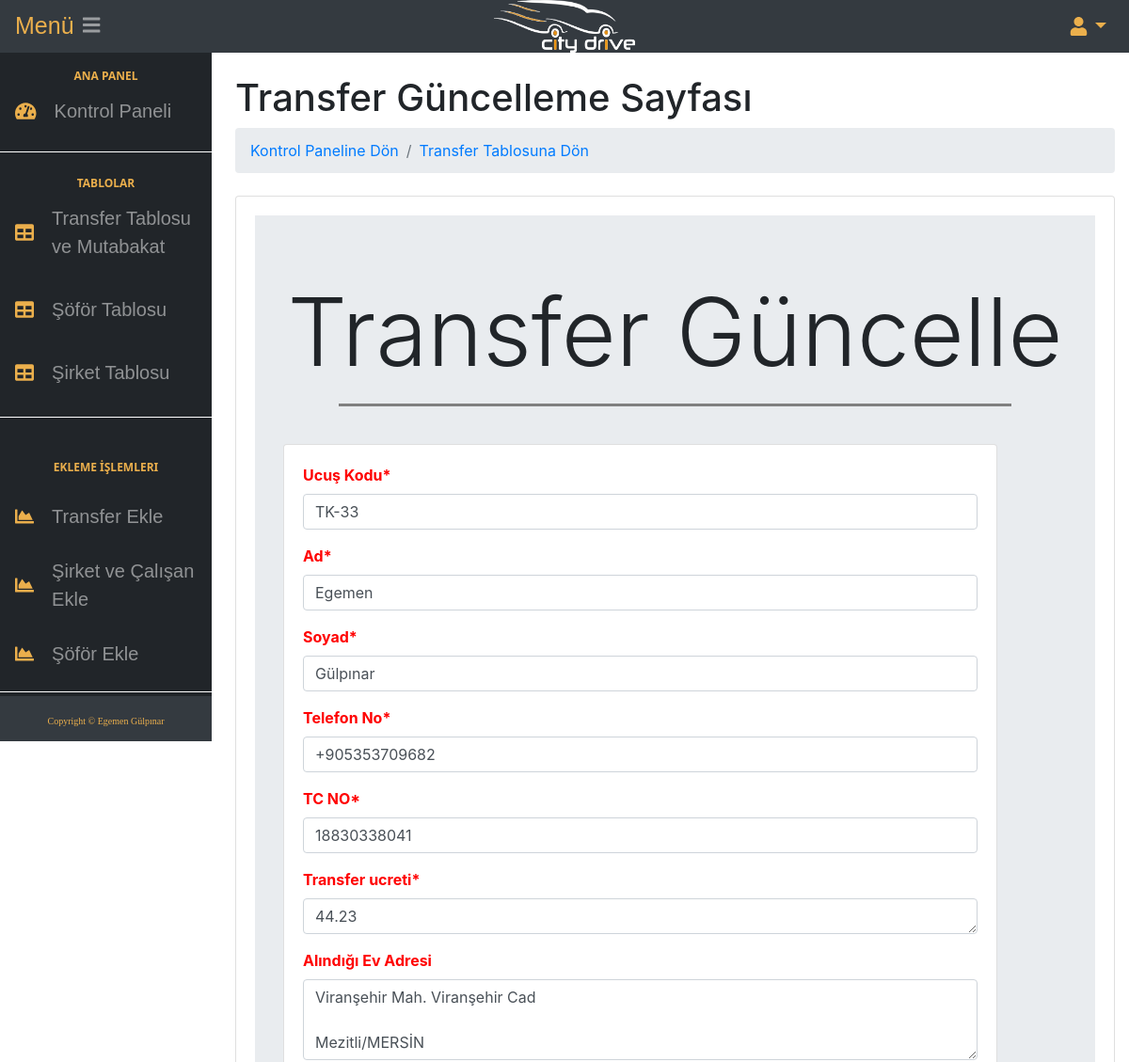
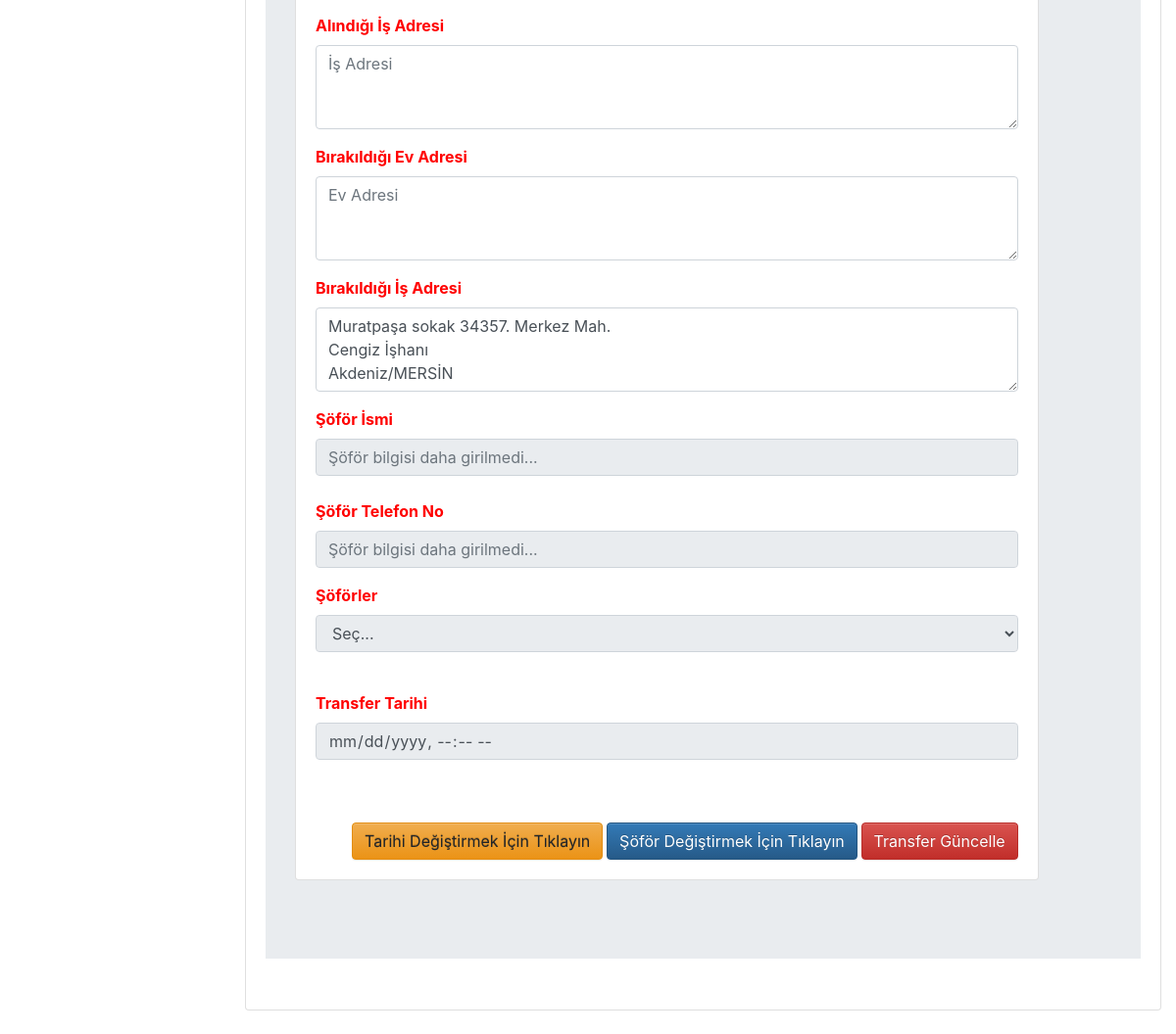
The app's page /update/296 with its own data (2 pictures, top to bottom).
### musteriapp/models.py (models this page shows, shortened)
class Musteri(models.Model):
    sirket_bilgisi = models.ForeignKey(Sirket,on_delete = models.CASCADE,verbose_name="Şirket Bilgisi",related_name ="sirket_bilgisi",null=True)
    adi = models.CharField(max_length =50,verbose_name = "Ad",null=True)
    soyad = models.CharField(max_length =50,verbose_name = "Soyad",null=True)
    is_adresi = models.CharField(max_length=150,verbose_name="İş Adresi",default="",blank=True)
    ev_adresi = models.CharField(max_length=150,verbose_name ="Ev Adresi",default="",blank=True)
    birakildigi_is_adresi = models.CharField(max_length=150,verbose_name ="Ev Adresi",default="",blank=True)
    birakildigi_ev_adresi = models.CharField(max_length=150,verbose_name ="Ev Adresi",default="",blank=True)
    alindigi_adres = models.CharField(max_length=150,verbose_name="Alındığı Adres",default="",null=True)
    birakildigi_adres = models.CharField(max_length=150,verbose_name ="Bırakıldığı Adres",default="",null=True)
    tel_no = models.CharField(max_length=20,verbose_name="Telefon No",null=True)
    created_date = models.DateTimeField(verbose_name="Oluşturulma Tarihi",null=True)
    ucus_kodu = models.CharField(max_length =50,verbose_name = "Ucuş Kodu",null=True)
    TC_NO = models.CharField(max_length =12,null=True,verbose_name="TC NO")
    class Meta:
        ordering=['adi']

### transferapp/models.py (models this page shows, shortened)
class Transfer(models.Model):
    musteri = models.ForeignKey(Musteri,on_delete = models.CASCADE,verbose_name="Müşteri",related_name ="musteri",null=True)
    arac = models.ForeignKey(AracModel,on_delete = models.CASCADE,verbose_name="Araç Modeli",related_name ="arac",null=True)
    sofor = models.ForeignKey(AracSofor,on_delete = models.CASCADE,verbose_name="Şöför",related_name ="sofor",null=True)
    transfer_tarihi = models.DateTimeField(default=now , editable= True,blank=True,null=True) #??
    transfer_ucreti = models.DecimalField(decimal_places =2,max_digits =10,null=True,verbose_name="Ücret")
    class Meta:
        ordering=['-transfer_tarihi']

### transferapp/views.py (the view, shortened to what this page needs)
# urls.py: path('update/<int:id>',views.updateTransfer,name = "update"),
def updateTransfer(request,id):
    bos_tarih = None
    soforler = AracSofor.objects.all()
    transfer = get_object_or_404(Transfer, id = id)
    musteri = get_object_or_404(Musteri, id = transfer.musteri_id)
    tarih = transfer.transfer_tarihi
    musteriler = Musteri.objects.all()
    secilen_kisi = Musteri.objects.filter(id=transfer.musteri.id)[0]
    sirket_bilgisi = transfer.musteri.sirket_bilgisi
    form = TransferForm(request.POST or None,instance = transfer)
    form1 = MusteriForm(request.POST or None,instance = musteri)
    form2 = ExampleForm(request.POST or None)
    form3 = AracForm(request.POST or None,instance = transfer)
    form4 = AracSoforForm(request.POST or None,instance = transfer.sofor)
    form_adres = MusteriAdresForm(request.POST or None,instance = musteri)
    form_adres_birakildigi = MusteriAdres_Birakildigi_Form(request.POST or None,instance=musteri)
    return render(request,"update.html",{"form":form,"soforler":soforler,"transfer":transfer,"secilen_kisi":secilen_kisi,"sirket_bilgisi":sirket_bilgisi,"form1":form1,"example_form":form2,"form_adres":form_adres,"form_adres_birakildigi":form_adres_birakildigi,"form4":form4})

### transferapp/forms.py
class TransferForm(forms.ModelForm): #MODEL FORM İLE KISA YOLDAN ÜRETME
    transfer_ucreti = forms.CharField(
       widget = forms.Textarea(
           attrs={
               "placeholder": "Ücret",
               "class" : "form-control ",
               "id": "validationTextarea",
               "rows": 1,
               "cols":2
           }
       )
    )
    class Meta:
        model = Transfer
        fields = ["transfer_ucreti"]

### musteriapp/forms.py
class MusteriForm(forms.ModelForm): #MODEL FORM İLE KISA YOLDAN ÜRETME
    class Meta:
        model = Musteri
        fields = ["ucus_kodu","adi","soyad","tel_no","TC_NO"]

### templates/update.html (shortened to what this page needs)
{% load crispy_forms_tags %}
{% block body %}
<!DOCTYPE html>
{% load crispy_forms_tags %}
{% load static %}
<html lang="en">
    <head>
        <link href="{% static 'css/styles.css' %}" rel="stylesheet" />
                 <link href="{% static 'css/styles.css' %}" rel="stylesheet" />
            <link href="{% static 'css/deneme.css' %}" rel="stylesheet" />
       <link href="{% static 'css/fontawesome-free/css/all.min.css' %}" rel="stylesheet" type="text/css" />
        <link href="https://cdn.datatables.net/1.10.20/css/dataTables.bootstrap4.min.css" rel="stylesheet" />
    </head>
    <body >
       {% include "navbar.html"%}
            <div id="layoutSidenav_content"style="margin-top:-70px; margin-left:10px" >
                <main>
                    <div class="container-fluid">
                        <h1 class="mt-4" >Transfer Güncelleme Sayfası</h1>
                        <ol class="breadcrumb mb-4">
                            <li class="breadcrumb-item"><a href="{% url 'transferapp:ana_kontrol_panel'  %}">Kontrol Paneline Dön   </a></li>
                            <li class="breadcrumb-item"><a href="{% url 'transferapp:kontrol_paneli'  %}">Transfer Tablosuna Dön </a></li>
                        </ol>
                        <div class="card mb-4">
                            <div class="card-body">
                                <p class="mb-0">
<div class="jumbotron jumbotron-fluid " >
  <h1 class="display-2" style = "text-align:center ;margin:0px;font-size:100px">Transfer Güncelle</h1 >
  </a><hr style="width:80%;border-top:3px solid gray;"> </a> </hr>
  <div class="container">
   <br>
       <div class="row">
    <div class="col-lg-11">
     <div class="col-md-12">
              <div class="card mb-3">
                <div class="card-body">
<form method="post" "color:red" enctype="multipart/form-data" style="color:red; font-size:16px; font-weight:720">
{{form1|crispy}}
{{form|crispy}}
{{form_adres|crispy}}
{{form_adres_birakildigi|crispy}}
<div class="form-group">
                                          <fieldset disabled>
                                            <div class="form-group">
                                            <label for="disabledTextInputA1">Şöför İsmi </label>
                                            <input type="text" id="disabledTextInputA1" class="form-control" placeholder="Şöför bilgisi daha girilmedi...">
                                            <br>
                                            <label for="disabledTextInputB1">Şöför Telefon No</label>
                                            <input type="text" id="disabledTextInputB1" class="form-control" placeholder="Şöför bilgisi daha girilmedi...">
                                            </div>
                                            </fieldset>
                                            <div class="form-group">
                                            <label for="Select5">Şöförler</label>
                                          <fieldset disabled id="myFieldset2">
                                            <select id="Select5" class="form-control" name ="Select5">
                                                <option >Seç...</option>
                                            </select>
                                            </fieldset>
                                            <br>
                                            </div>
                                        </div>
<fieldset disabled id="myFieldset">
{{example_form|crispy}}
</fieldset>
<br>
<br>
<div style="text-align:right">
<button type="button" class="btn btn-warning" onclick="myFunction()">Tarihi Değiştirmek İçin Tıklayın</button>
<button type="button" class="btn btn-primary" onclick="myFunction2()">Şöför Değiştirmek İçin Tıklayın</button>
<button type = "submit" class = "btn btn-danger">Transfer Güncelle</button>
</div>
</div>
  </div>
</div>
<link href="//maxcdn.bootstrapcdn.com/bootstrap/4.1.1/css/bootstrap.min.css" rel="stylesheet" id="bootstrap-css">
        <link rel="stylesheet" href="https://stackpath.bootstrapcdn.com/bootstrap/3.4.1/css/bootstrap-theme.min.css">
{% endblock body %}

### records on screen
Musteri: ucus_kodu "TK-33", adi "Egemen", soyad "Gülpınar", tel_no "+905353709682", TC_NO "18830338041", ev_adresi "Viranşehir Mah. Viranşehir Cad Mezitli/MERSİN", birakildigi_is_adresi "Muratpaşa sokak 34357. Merkez Mah. Cengiz İşhanı Akdeniz/MERSİN"
Transfer: transfer_ucreti "44.23"
